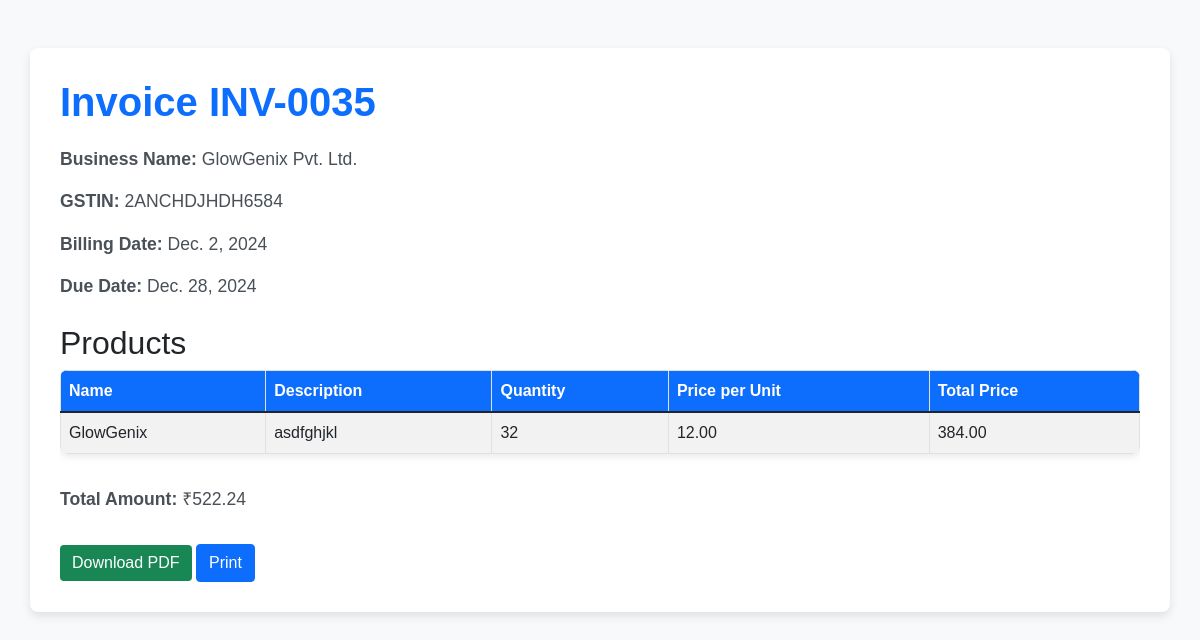
Screenshot of /billing/invoice/35/ with the database file from the repository.
### billing/models.py (models this page shows, shortened)
class Invoice(models.Model):
    business = models.CharField(max_length=100)
    gstin = models.CharField(max_length=15, null=True, blank=True)  # GSTIN field
    invoice_number = models.CharField(max_length=20, unique=True)
    billing_date = models.DateField()
    due_date = models.DateField()
    total_amount = models.DecimalField(max_digits=10, decimal_places=2, default=0.00)

class Product(models.Model):
    invoice = models.ForeignKey(Invoice, related_name='products', on_delete=models.CASCADE)
    name = models.CharField(max_length=255)
    description = models.TextField(blank=True, null=True)
    quantity = models.PositiveIntegerField()
    price_per_unit = models.DecimalField(max_digits=10, decimal_places=2)
    cgst = models.DecimalField(max_digits=5, decimal_places=2, default=0.00)
    sgst = models.DecimalField(max_digits=5, decimal_places=2, default=0.00)
    igst = models.DecimalField(max_digits=5, decimal_places=2, default=0.00)
    def total_price(self):
        return self.quantity * self.price_per_unit

### billing/views.py (the view)
# urls.py: path('invoice/<int:invoice_id>/', views.invoice_detail, name='invoice_detail'),
def invoice_detail(request, invoice_id):
    invoice = get_object_or_404(Invoice, id=invoice_id)
    return render(request, 'billing/invoice_detail.html', {'invoice': invoice})

### billing/templates/billing/invoice_detail.html (shortened to what this page needs)
<!DOCTYPE html>
<html lang="en">
<head>
    <link href="https://cdn.jsdelivr.net/npm/bootstrap@5.1.3/dist/css/bootstrap.min.css" rel="stylesheet">
</head>
<body>
    <div class="container mt-5">
        <h1>Invoice {{ invoice.invoice_number }}</h1>
        <p><strong>Business Name:</strong> {{ invoice.business }}</p>
        <p><strong>GSTIN:</strong>
            {% if invoice.gstin %}
                {{ invoice.gstin }}
            {% else %}
                N/A
            {% endif %}
        </p>
        <p><strong>Billing Date:</strong> {{ invoice.billing_date }}</p>
        <p><strong>Due Date:</strong> {{ invoice.due_date }}</p>
        <h2 class="mt-4">Products</h2>
        <div class="table-responsive">
            <table class="table table-bordered table-striped">
                <thead>
                    <tr>
                        <th>Name</th>
                        <th>Description</th>
                        <th>Quantity</th>
                        <th>Price per Unit</th>
                        <th>Total Price</th>
                    </tr>
                </thead>
                <tbody>
                    {% for product in invoice.products.all %}
                        <tr>
                            <td>{{ product.name }}</td>
                            <td>{{ product.description }}</td>
                            <td>{{ product.quantity }}</td>
                            <td>{{ product.price_per_unit }}</td>
                            <td>{{ product.total_price }}</td>
                        </tr>
                    {% endfor %}
                </tbody>
            </table>
        </div>
        <p class="mt-3"><strong>Total Amount:</strong> ₹{{ invoice.total_amount }}</p>
        <a href="{% url 'render_pdf_view' invoice.id %}" class="btn btn-success mt-3">Download PDF</a>
        <a href="#" class="btn btn-primary mt-3" onclick="printInvoice()">Print</a>
    </div>
</body>
</html>

### billing/templates/billing/invoice_detail.html (style rules this page uses)
body { background-color: #f8f9fa; font-family: 'Arial', sans-serif; }
h1 { color: #0d6efd; font-weight: bold; margin-bottom: 20px; }
p { font-size: 1.1rem; color: #495057; }
.table { box-shadow: 0 2px 8px rgba(0, 0, 0, 0.1); border-radius: 8px; overflow: hidden; }
.table thead { background-color: #0d6efd; color: white; }
.btn-success { background-color: #198754; border: none; transition: background-color 0.3s, transform 0.3s; }
.container { background: white; padding: 30px; border-radius: 8px; box-shadow: 0 4px 10px rgba(0, 0, 0, 0.1); }

### rows the page displays
Invoice: invoice_number "INV-0035", business "GlowGenix Pvt. Ltd.", gstin "2ANCHDJHDH6584", billing_date "Dec. 2, 2024", due_date "Dec. 28, 2024", total_amount "522.24"
Product: name "GlowGenix", description "asdfghjkl", quantity "32", price_per_unit "12.00", total_price "384.00"
